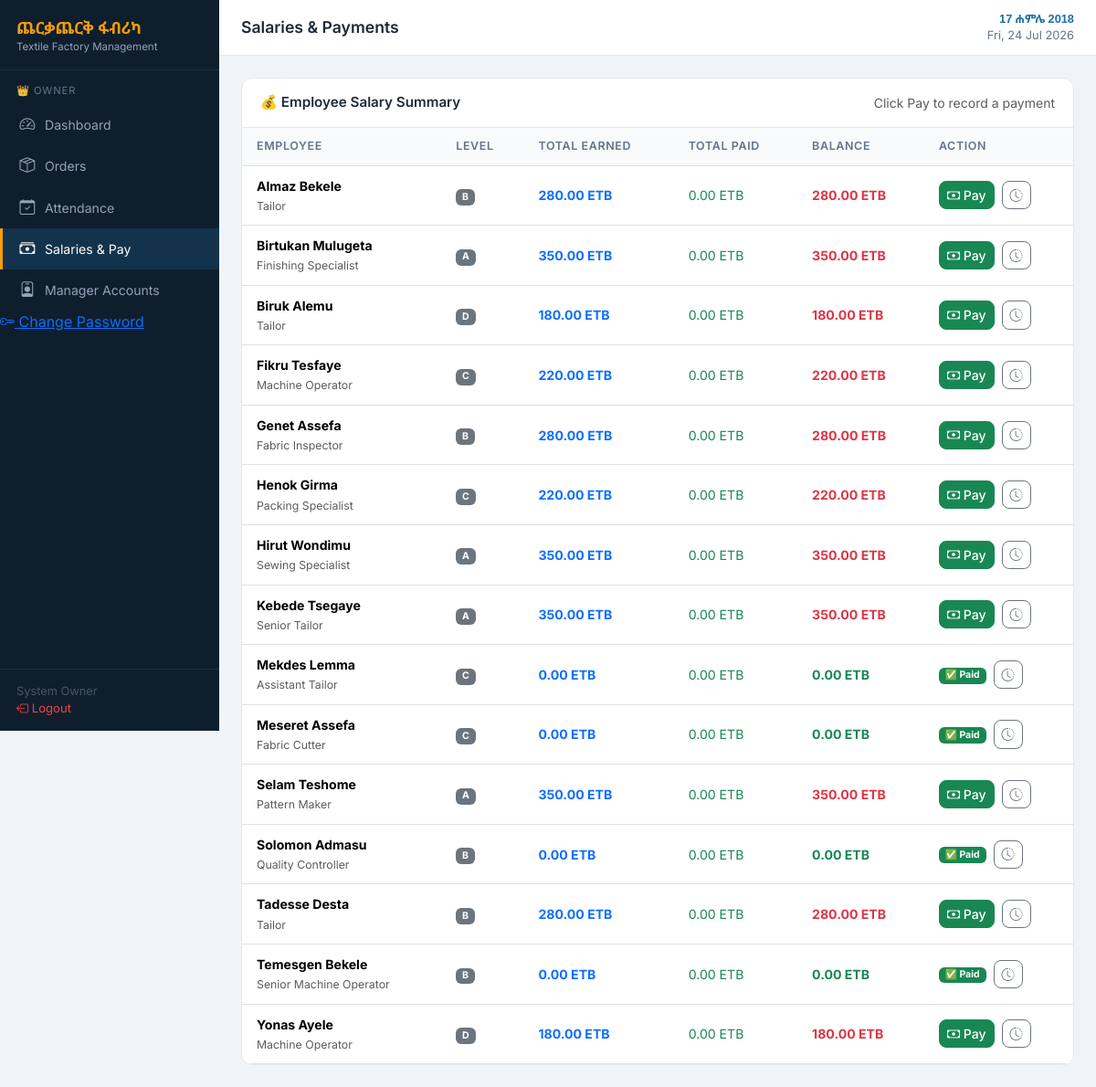
Page /owner/salaries.php (signed in) on the committed database.
### tables this page shows
CREATE TABLE `employees` (
  `id` int(11) NOT NULL AUTO_INCREMENT,
  `full_name` varchar(100) NOT NULL,
  `phone` varchar(20) DEFAULT NULL,
  `position` varchar(100) DEFAULT NULL,
  `level` char(1) NOT NULL DEFAULT 'D',
  `is_active` tinyint(1) DEFAULT 1,
  `created_at` timestamp NOT NULL DEFAULT current_timestamp(),
  PRIMARY KEY (`id`)
);

### includes/functions.php (called while the page is built, shortened)
<?php
function getEmployeeEarned($pdo, $empId) {
    $stmt = $pdo->prepare(
        "SELECT COALESCE(SUM(daily_rate),0) AS total
         FROM attendance WHERE employee_id=? AND status='present'"
    );
    $stmt->execute([$empId]);
    return (float)$stmt->fetchColumn();
}
function getEmployeePaid($pdo, $empId) {
    $stmt = $pdo->prepare(
        "SELECT COALESCE(SUM(amount),0) AS total FROM payments WHERE employee_id=?"
    );
    $stmt->execute([$empId]);
    return (float)$stmt->fetchColumn();
}
function sanitize($v) {
    return htmlspecialchars(trim((string)$v), ENT_QUOTES, 'UTF-8');
}
function money($amount) {
    return number_format((float)$amount, 2) . ' ETB';
}

### owner/salaries.php (the view, shortened to what this page needs)
<?php
require_once __DIR__ . '/../config/db.php';
require_once __DIR__ . '/../includes/functions.php';
$employees = $pdo->query("SELECT * FROM employees WHERE is_active=1 ORDER BY full_name")->fetchAll();
include __DIR__ . '/../includes/header.php';
?>
<div class="table-card">
  <div class="tc-head">
    <h5>💰 Employee Salary Summary</h5>
    <small class="text-muted">Click Pay to record a payment</small>
  </div>
  <div class="table-responsive">
  <table class="table table-hover">
    <thead><tr>
      <th>Employee</th><th>Level</th><th>Total Earned</th><th>Total Paid</th><th>Balance</th><th>Action</th>
    </tr></thead>
    <tbody>
    <?php foreach ($employees as $emp):
      $earned  = getEmployeeEarned($pdo, $emp['id']);
      $paid    = getEmployeePaid($pdo,   $emp['id']);
      $balance = $earned - $paid;
    ?>
    <tr>
      <td><strong><?= sanitize($emp['full_name']) ?></strong><br><small class="text-muted"><?= sanitize($emp['position']) ?></small></td>
      <td><span class="badge bg-secondary"><?= $emp['level'] ?></span></td>
      <td class="text-primary fw-bold"><?= money($earned) ?></td>
      <td class="text-success"><?= money($paid) ?></td>
      <td class="fw-bold <?= $balance > 0 ? 'text-danger' : 'text-success' ?>"><?= money($balance) ?></td>
      <td>
        <?php if ($balance > 0): ?>
        <button class="btn btn-sm btn-success" data-bs-toggle="modal"
          data-bs-target="#payModal"
          data-id="<?= $emp['id'] ?>"
          data-name="<?= sanitize($emp['full_name']) ?>"
          data-balance="<?= number_format($balance, 2) ?>">
          <i class="bi bi-cash"></i> Pay
        </button>
        <?php else: ?>
        <span class="badge bg-success">✅ Paid</span>
        <?php endif; ?>
        <a href="pay_history.php?emp=<?= $emp['id'] ?>" class="btn btn-sm btn-outline-secondary ms-1">
          <i class="bi bi-clock-history"></i>
        </a>
      </td>
    </tr>
    <?php endforeach; ?>
    </tbody>
  </table>
  </div>
</div>
<?php include __DIR__ . '/../includes/footer.php'; ?>

### includes/header.php (style rules this page uses)
:root { --primary: #1d6fa4; --primary-d: #155a87; --accent: #f59e0b; --sidebar-w: 240px; --bg: #f0f4f8; --card-bg: #ffffff; --text: #1e293b; --muted: #64748b; --border: #e2e8f0; --success: #059669; --danger: #dc2626; --warning: #d97706; }
*, *::before, *::after { box-sizing: border-box; }
body { font-family: 'Inter', 'Noto Sans Ethiopic', sans-serif; background: var(--bg); color: var(--text); margin: 0; min-height: 100vh; }
.table-card { background: var(--card-bg); border-radius: 12px; padding: 0; border: 1px solid var(--border); overflow: hidden; }
.table-card .tc-head { padding: 16px 20px; border-bottom: 1px solid var(--border); display: flex; align-items: center; justify-content: space-between; }
.table-card .tc-head h5 { margin: 0; font-size: .95rem; font-weight: 600; }
.table { margin: 0; font-size: .88rem; }
.table th { background: #f8fafc; color: var(--muted); font-size: .78rem; text-transform: uppercase; letter-spacing: .05em; font-weight: 600; border-top: none; }
.table td, .table th { padding: 11px 16px; vertical-align: middle; }
.btn { font-size: .88rem; font-weight: 500; border-radius: 8px; }

### rows in the picture
employees: full_name "Almaz Bekele", position "Tailor", level "B", earned "280.00 ETB", paid "0.00 ETB", balance "280.00 ETB"
employees: full_name "Birtukan Mulugeta", position "Finishing Specialist", level "A", earned "350.00 ETB", paid "0.00 ETB", balance "350.00 ETB"
employees: full_name "Biruk Alemu", position "Tailor", level "D", earned "180.00 ETB", paid "0.00 ETB", balance "180.00 ETB"
employees: full_name "Fikru Tesfaye", position "Machine Operator", level "C", earned "220.00 ETB", paid "0.00 ETB", balance "220.00 ETB"
employees: full_name "Genet Assefa", position "Fabric Inspector", level "B", earned "280.00 ETB", paid "0.00 ETB", balance "280.00 ETB"
employees: full_name "Henok Girma", position "Packing Specialist", level "C", earned "220.00 ETB", paid "0.00 ETB", balance "220.00 ETB"
employees: full_name "Hirut Wondimu", position "Sewing Specialist", level "A", earned "350.00 ETB", paid "0.00 ETB", balance "350.00 ETB"
employees: full_name "Kebede Tsegaye", position "Senior Tailor", level "A", earned "350.00 ETB", paid "0.00 ETB", balance "350.00 ETB"
employees: full_name "Mekdes Lemma", position "Assistant Tailor", level "C", earned "0.00 ETB", paid "0.00 ETB", balance "0.00 ETB", shows "✅ Paid"
employees: full_name "Meseret Assefa", position "Fabric Cutter", level "C", earned "0.00 ETB", paid "0.00 ETB", balance "0.00 ETB", shows "✅ Paid"
employees: full_name "Selam Teshome", position "Pattern Maker", level "A", earned "350.00 ETB", paid "0.00 ETB", balance "350.00 ETB"
employees: full_name "Solomon Admasu", position "Quality Controller", level "B", earned "0.00 ETB", paid "0.00 ETB", balance "0.00 ETB", shows "✅ Paid"
employees: full_name "Tadesse Desta", position "Tailor", level "B", earned "280.00 ETB", paid "0.00 ETB", balance "280.00 ETB"
employees: full_name "Temesgen Bekele", position "Senior Machine Operator", level "B", earned "0.00 ETB", paid "0.00 ETB", balance "0.00 ETB", shows "✅ Paid"
employees: full_name "Yonas Ayele", position "Machine Operator", level "D", earned "180.00 ETB", paid "0.00 ETB", balance "180.00 ETB"

### other values in the picture
$user['name'] "System Owner"
$pageTitle "Salaries & Payments"
todayEthiopian() "17 ሐምሌ 2018"
